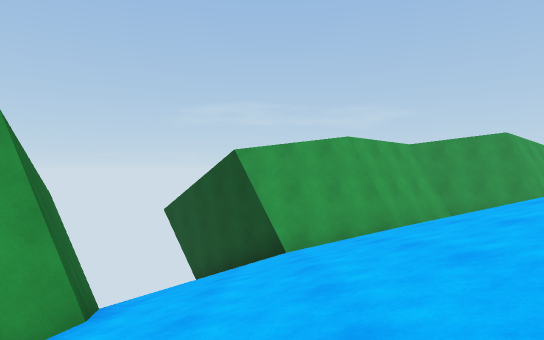
[1] (above)

15 first-person views from a walk through a Unity game level. The camera is 1.2 m above the floor, looks level and sees 75° across. The floor is counted in squares, 2 m on a side. Each view is taken from the middle of a square. On the plan, view 1 faces up. The plan holds only what a view shows up to about 10 squares ahead; the rest is blank. The place goes on beyond the plan. The player is left out.

[2]
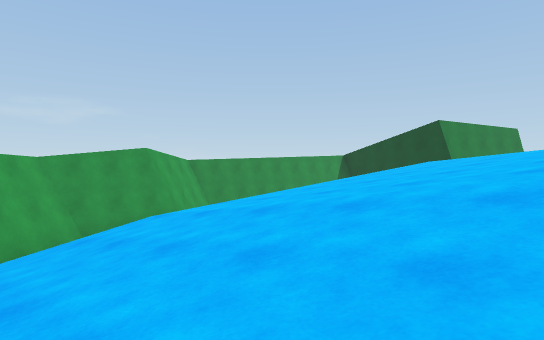

[3]
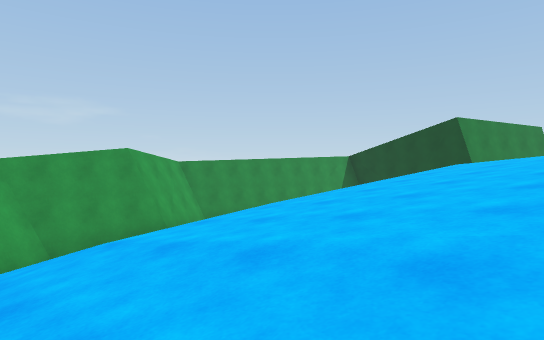

[4]
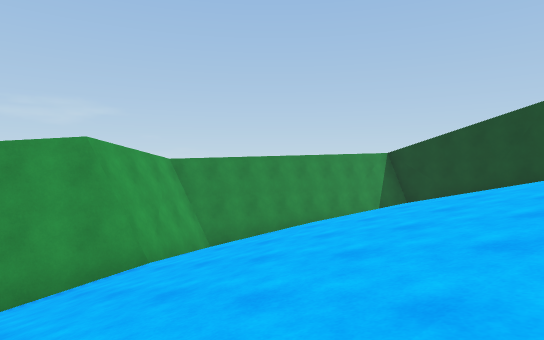

[5]
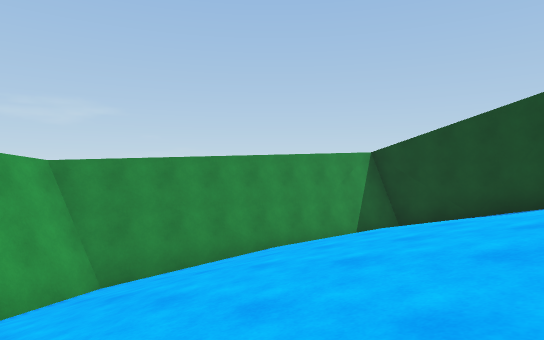

[6]
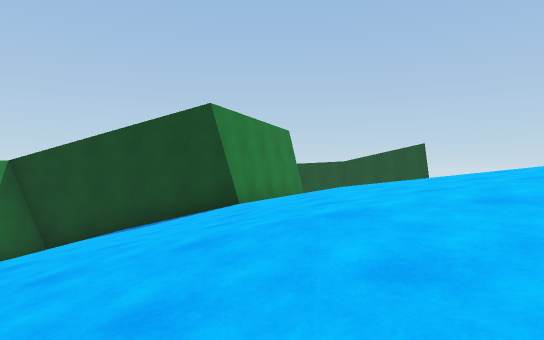

[7]
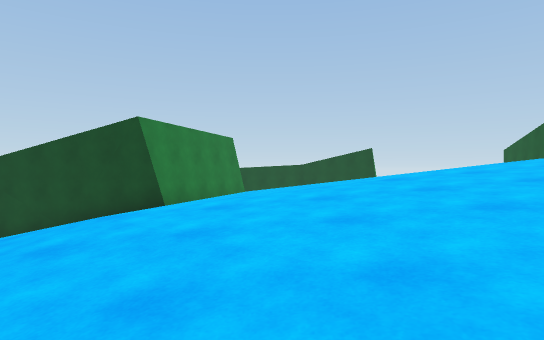

[8]
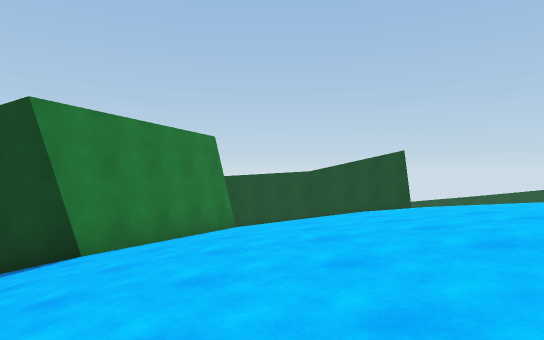

[9]
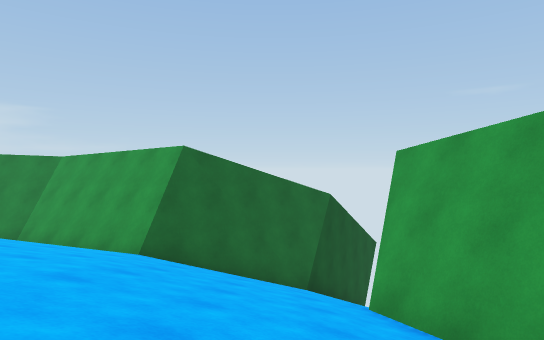

[10]
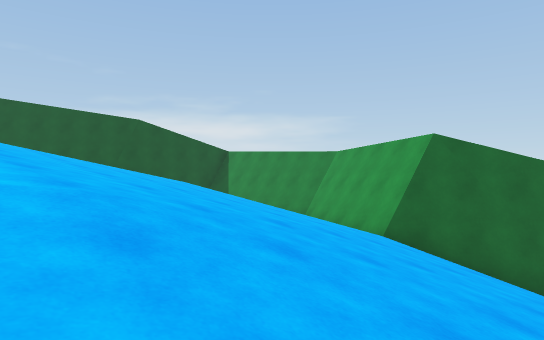

[11]
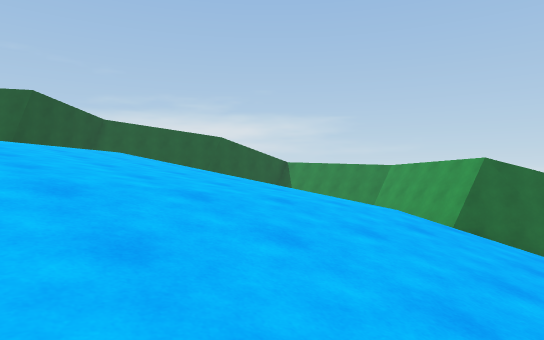

[12]
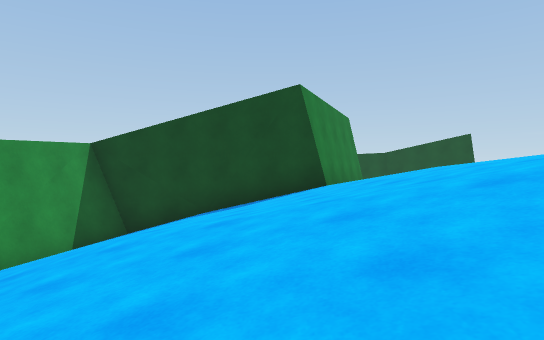

[13]
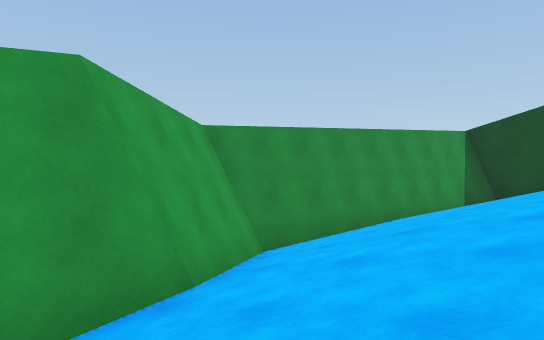

[14]
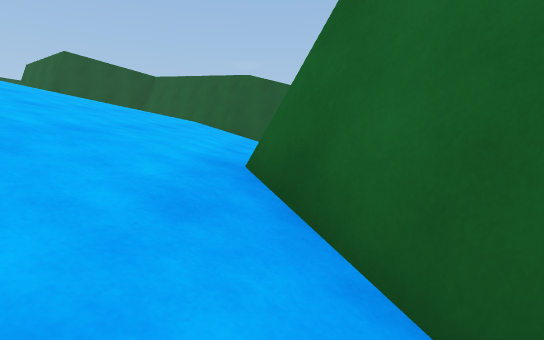

[15]
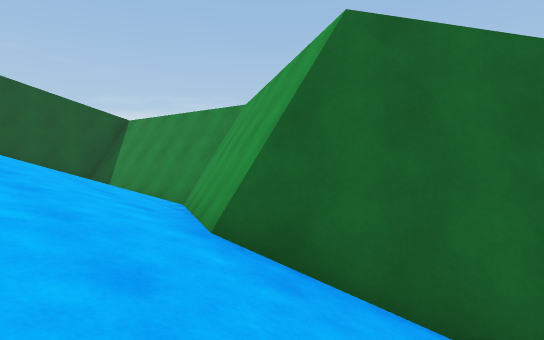

### Floor plan
Key: @ floor where view 1 was taken; # wall or solid block; . main floor; - floor 1.75 m lower than the main floor; _ floor 3.25 m lower than the main floor; < floor 4.75 m lower than the main floor; / step, stairs or slope.
Columns run from 5 left of view 1 to 18 right of it. Each row starts with its distance up from view 1.
 12               ####
 11              ##<<#####
 10    ##    #####_______###
  9    /## ###///__________#
  8 #/  /###/ //___________#
  7 ##/////// //___________#
  6  ##////////___--------##
  5   #///////__----------##
  4   ##/////_------....----
  3   ##////__----.........-
  2   #/////_----...........
  1  ##////__---............
  0  #///@__---... .........
 -1  #///__---....  ........

Where each view was taken, in squares from view 1:
view 1: 0 up, 0 right, facing up
view 2: 0 up, 2 right, facing up-right
view 3: 1 up, 3 right, facing up-right
view 4: 4 up, 5 right, facing up-right
view 5: 5 up, 8 right, facing up-right
view 6: 4 up, 9 right, facing right
view 7: 2 up, 8 right, facing right
view 8: 2 up, 12 right, facing right
view 9: 6 up, 5 right, facing left
view 10: 7 up, 5 right, facing down-left
view 11: 7 up, 9 right, facing down-left
view 12: 6 up, 9 right, facing right
view 13: 7 up, 6 right, facing up-right
view 14: 6 up, 2 left, facing down
view 15: 6 up, 0 right, facing down-left
